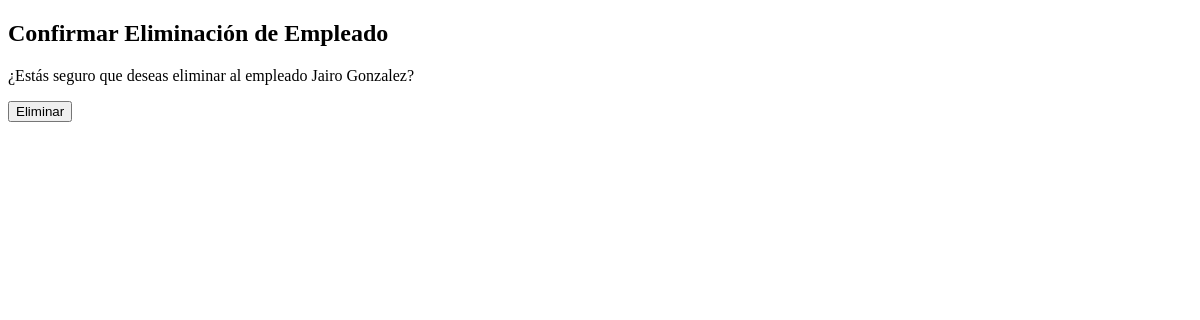
/eliminar_empleado/2/, run on an earlier commit of the app's database.
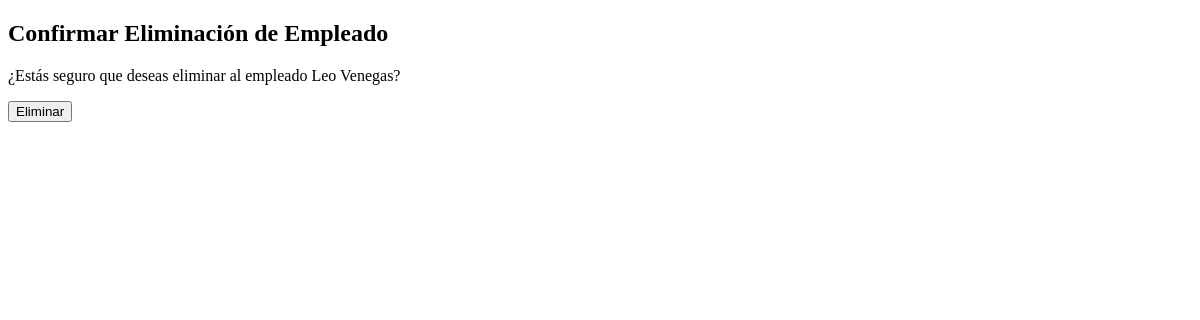
And on a later commit of the database.
### tiendaAgua/models.py (models this page shows, shortened)
class Empleado(models.Model):
    nombre = models.CharField(max_length=50)
    apellido = models.CharField(max_length=50)
    email = models.EmailField(unique=True)
    contraseña = models.CharField(max_length=50)
    cargo = models.CharField(max_length=100, default='Empleado')

### tiendaAgua/views.py (the view)
# urls.py: path('eliminar_empleado/<int:id>/', eliminar_empleado_view, name='eliminar_empleado'),
def eliminar_empleado_view(request, id):
    empleado = get_object_or_404(Empleado, pk=id)
    if request.method == 'POST':
        empleado.delete()
        return redirect('listar_empleados')  # Redirige a la página de listado de empleados después de eliminar
    return render(request, 'eliminar_empleado.html', {'empleado': empleado})

### tiendaAgua/templates/Eliminar_empleado.html (shortened to what this page needs)
<!DOCTYPE html>
<html lang="es">
<head>
</head>
<body>
    <h2>Confirmar Eliminación de Empleado</h2>
    <p>¿Estás seguro que deseas eliminar al empleado {{ empleado.nombre }} {{ empleado.apellido }}?</p>
    <form method="post">
        <button type="submit">Eliminar</button>
    </form>
</body>
</html>

What changed in the data, as far as the page shows it:
changed Empleado: nombre "Jairo" → "Leo"; apellido "Gonzalez" → "Venegas"
